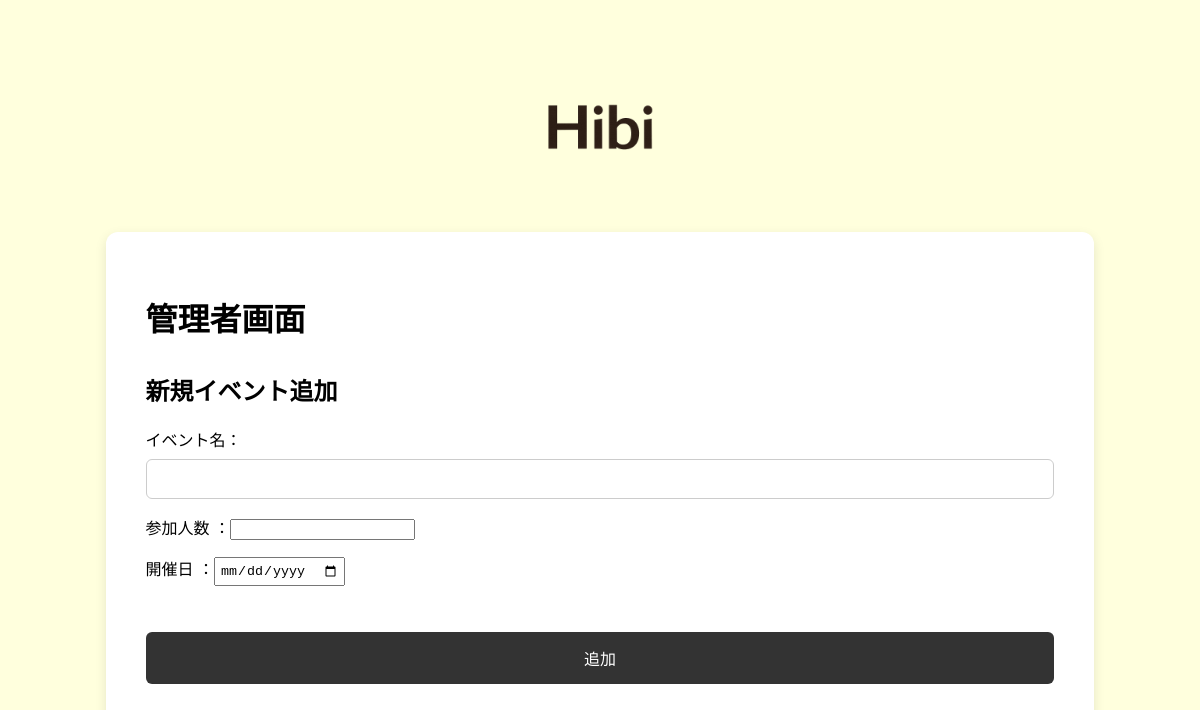
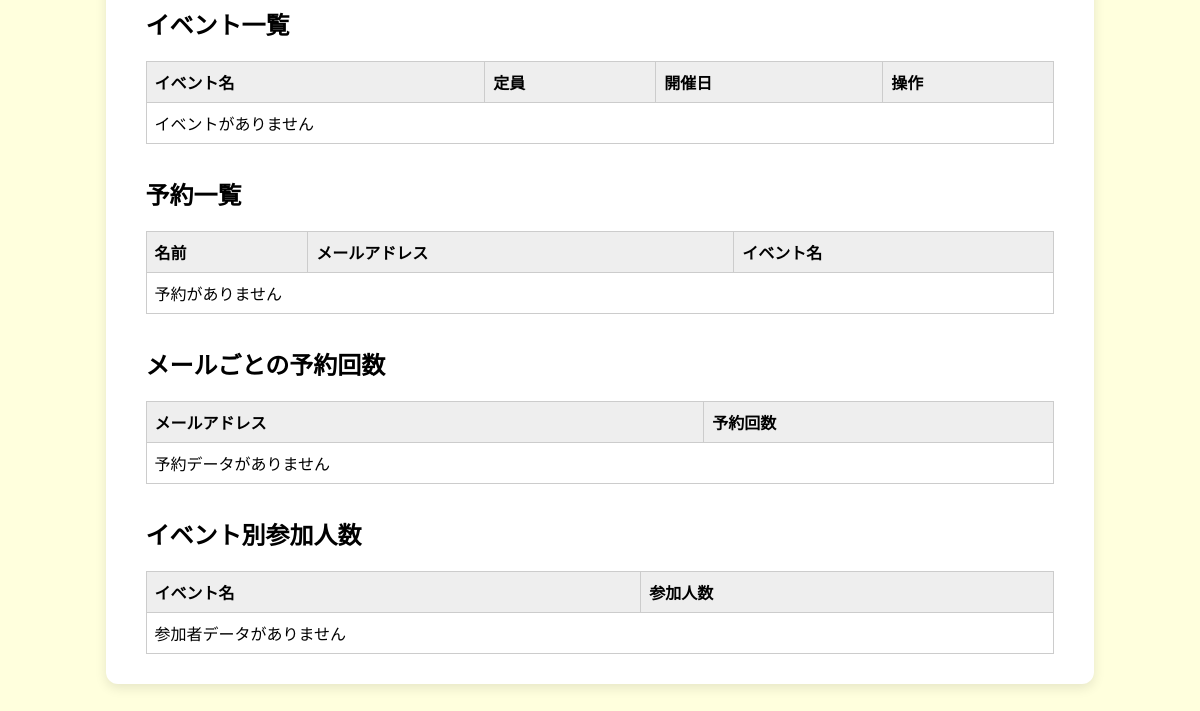
Before: /admin (signed in) with the older database file (2 pictures, top to bottom).
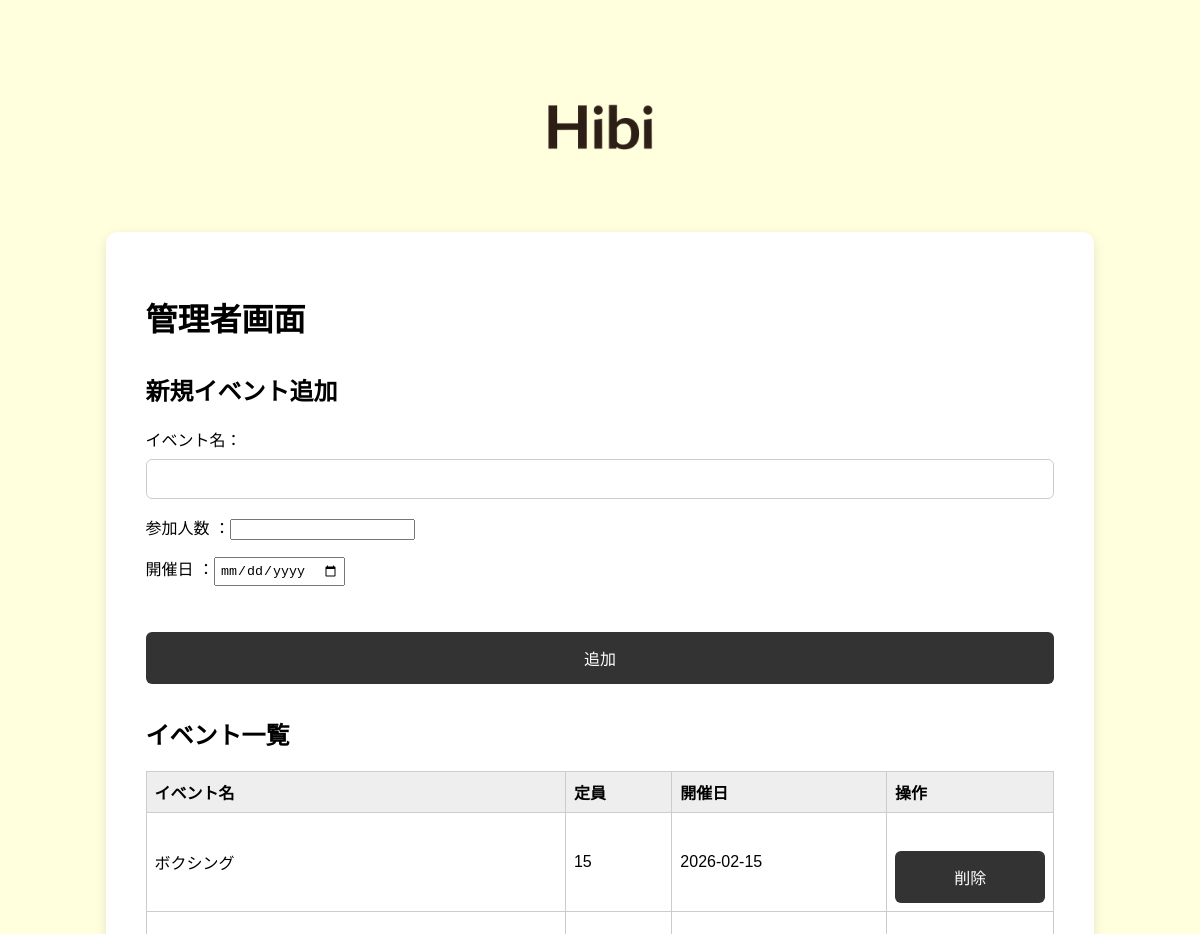
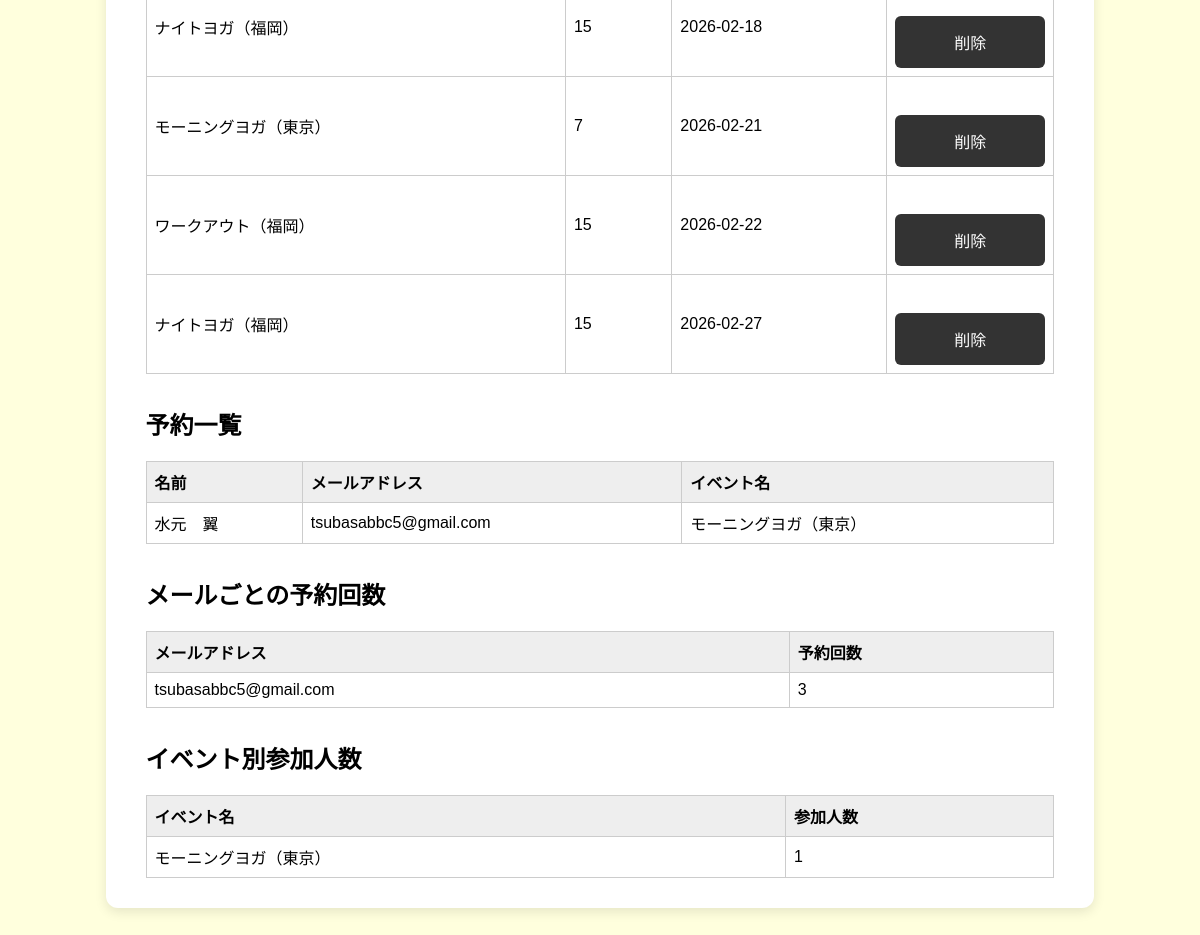
After: the same page with the newer database file (2 pictures, top to bottom).
### tables this page shows
CREATE TABLE events (
            id INTEGER PRIMARY KEY AUTOINCREMENT,
            attendance INTEGER NOT NULL,
            name TEXT NOT NULL,
            date TEXT NOT NULL,
            UNIQUE(name, date)
        );

CREATE TABLE user (
            user_id INTEGER PRIMARY KEY AUTOINCREMENT,
            is_provisional BOOL DEFAULT TRUE,
            name TEXT NOT NULL,
            email TEXT NOT NULL,
            email_hash TEXT NOT NULL UNIQUE,
            password TEXT NOT NULL
        );

### app.py (the view)
@app.route('/admin', methods=['GET'])
def admin():
    if not session.get('is_admin'):
        return redirect(url_for('hibiowner'))
    conn = sqlite3.connect(DB_NAME)
    c = conn.cursor()
    c.execute('SELECT id, name, attendance , date FROM events ORDER BY date')
    events = [dict(id=row[0], name=row[1], attendance=row[2], date=row[3]) for row in c.fetchall()]
    c.execute('''
        SELECT u.name, u.email, e.name
        FROM reservations r
        JOIN user u ON r.user_id = u.user_id
        JOIN events e ON r.event_id = e.id
        ORDER BY r.id DESC
    ''')
    reservations = [(n, decrypt_email(e), ev) for n, e, ev in c.fetchall()]
    c.execute('''
        SELECT u.email, COUNT(*)
        FROM reservations r
        JOIN user u ON r.user_id = u.user_id
        GROUP BY u.user_id
    ''')
    email_counts = {decrypt_email(k): v for k, v in c.fetchall()}
    c.execute('''
        SELECT e.name, COUNT(r.id)
        FROM reservations r
        JOIN events e ON r.event_id = e.id
        GROUP BY e.id
    ''')
    event_counts = c.fetchall()
    conn.close()
    return render_template('admin.html', events=events, reservations=reservations,
                           email_counts=email_counts, event_counts=event_counts)

### utils.py (called while the page is built)
def decrypt_email(token: str) -> str:
    return fernet.decrypt(token.encode()).decode()

### templates/admin.html (shortened to what this page needs)
<!DOCTYPE html>
<html lang="ja">
  <head>
    <link
      rel="stylesheet"
      href="{{ url_for('static', filename='style.css') }}"
    />
  </head>
  <body>
    <div class="top-image">
      <img
        src="{{ url_for('static', filename='documents/Hibi_logo.png') }}"
        alt="ロゴ"
        class="logo"
      />
    </div>
    <div class="mainfield">
      <h1 class="admin-title">管理者画面</h1>
      <section class="add-event-form">
        <h2>新規イベント追加</h2>
        <form method="POST" action="{{ url_for('add_event') }}">
          <p>イベント名：<input type="text" name="event_name" required /></p>
          <p>
            参加人数 ：<input
              type="number"
              name="event_attendance"
              step="1"
              min="1"
              required
            />
          </p>
          <p>開催日 ：<input type="date" name="event_date" required /></p>
          <button type="submit">追加</button>
        </form>
      </section>
      <section>
        <h2>イベント一覧</h2>
        <table>
          <thead>
            <tr>
              <th>イベント名</th>
              <th>定員</th>
              <th>開催日</th>
              <th>操作</th>
            </tr>
          </thead>
          <tbody>
            {% for event in events %}
            <tr>
              <td>{{ event.name }}</td>
              <td>{{ event.attendance }}</td>
              <td>{{ event.date }}</td>
              <td>
                <form
                  method="POST"
                  action="{{ url_for('delete_event', event_id=event.id) }}"
                  class="inline"
                  onsubmit="return confirm('本当に削除しますか？');"
                >
                  <button type="submit" class="delete-btn">削除</button>
                </form>
              </td>
            </tr>
            {% else %}
            <tr>
              <td colspan="4">イベントがありません</td>
            </tr>
            {% endfor %}
          </tbody>
        </table>
      </section>
      <section>
        <h2>予約一覧</h2>
        <table>
          <thead>
            <tr>
              <th>名前</th>
              <th>メールアドレス</th>
              <th>イベント名</th>
            </tr>
          </thead>
          <tbody>
            {% for name, email, event_name in reservations %}
            <tr>
              <td>{{ name }}</td>
              <td>{{ email }}</td>
              <td>{{ event_name }}</td>
            </tr>
            {% else %}
            <tr>
              <td colspan="3">予約がありません</td>
            </tr>
            {% endfor %}
          </tbody>
        </table>
      </section>
      <section>
        <h2>メールごとの予約回数</h2>
        <table>
          <thead>
            <tr>
              <th>メールアドレス</th>
              <th>予約回数</th>
            </tr>
          </thead>
          <tbody>
            {% for email, count in email_counts.items() %}
            <tr>
              <td>{{ email }}</td>
              <td>{{ count }}</td>
            </tr>
            {% else %}
            <tr>
              <td colspan="2">予約データがありません</td>
            </tr>
            {% endfor %}
          </tbody>
        </table>
      </section>
      <section>
        <h2>イベント別参加人数</h2>
        <table>
          <thead>
            <tr>
              <th>イベント名</th>
              <th>参加人数</th>
            </tr>
          </thead>
          <tbody>
            {% for event_name, count in event_counts %}
            <tr>
              <td>{{ event_name }}</td>
              <td>{{ count }}</td>
            </tr>
            {% else %}
            <tr>
              <td colspan="2">参加者データがありません</td>
            </tr>
            {% endfor %}
          </tbody>
        </table>
      </section>
    </div>
  </body>
</html>

### static/style.css (style rules this page uses)
body { background-color: #FFFFDD; font-family: 'Kosugi Maru', sans-serif; margin: 0; padding: 0; }
.mainfield { max-width: 80%; margin: 0px auto; background-color: #fff; padding: 30px 40px; border-radius: 12px; box-shadow: 0 4px 12px rgba(0, 0, 0, 0.1); }
.top-image { display: flex; justify-content: center; text-align: center; align-items: center; }
.top-image img { max-width: 200px; width: 40%; height: auto; }
form input[type="text"], form input[type="email"], form input[type="password"], form select, form textarea { width: 100%; padding: 10px; font-size: 16px; border: 1px solid #ccc; border-radius: 6px; margin-top: 8px; box-sizing: border-box; transition: border-color 0.3s ease; }
form button[type="submit"] { margin-top: 30px; width: 100%; background-color: #333; color: white; padding: 14px; font-size: 16px; border: none; border-radius: 6px; cursor: pointer; transition: background-color 0.3s ease; }

### templates/admin.html (style rules this page uses)
body { font-family: Arial, sans-serif; margin: 2rem; }
h1, h2 { margin-top: 2rem; }
table { border-collapse: collapse; width: 100%; margin-top: 1rem; }
th, td { border: 1px solid #ccc; padding: 0.5em; text-align: left; }
th { background-color: #eee; }
form.inline { display: inline; }
input[type="text"], input[type="date"] { padding: 0.3em; margin-right: 0.5em; }
button { padding: 0.3em 0.7em; cursor: pointer; }
.delete-btn { background-color: #e74c3c; color: white; border: none; border-radius: 3px; }
.add-event-form { margin-bottom: 2rem; }

Changed rows visible on the page:
added events: name "ボクシング", attendance "15", date "2026-02-15", shown under "イベント一覧"
added events: name "ナイトヨガ（福岡）", attendance "15", date "2026-02-18", shown under "イベント一覧"
added events: name "モーニングヨガ（東京）", attendance "7", date "2026-02-21", id "1"
added events: name "ワークアウト（福岡）", attendance "15", date "2026-02-22", shown under "イベント一覧"
added events: name "ナイトヨガ（福岡）", attendance "15", date "2026-02-27", shown under "イベント一覧"
now on this page (row edited): user: name "水元 翼", email "tsubasabbc5@gmail.com", name "モーニングヨガ（東京）"
Other visible differences:
new list line: "tsubasabbc5@gmail.com 3"
text no longer shown: "イベントがありません 予約がありません 予約データがありません 参加者データがありません"
